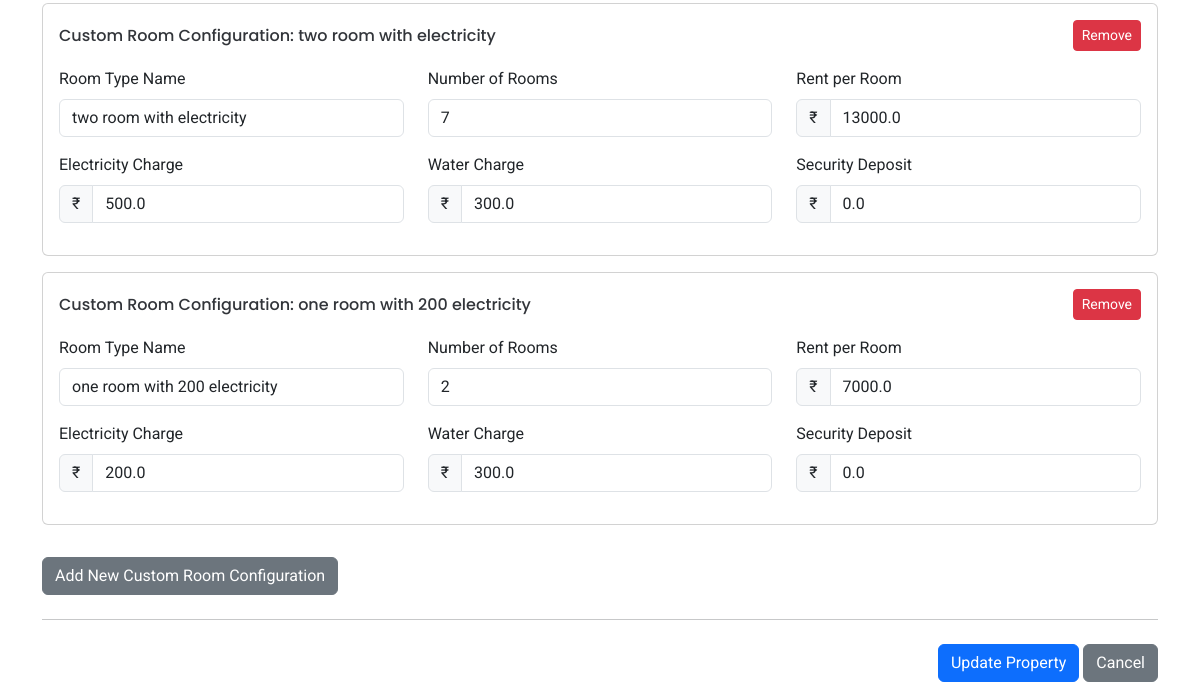
/edit-property/14 (signed in, lower part), run on an earlier commit of the app's database.
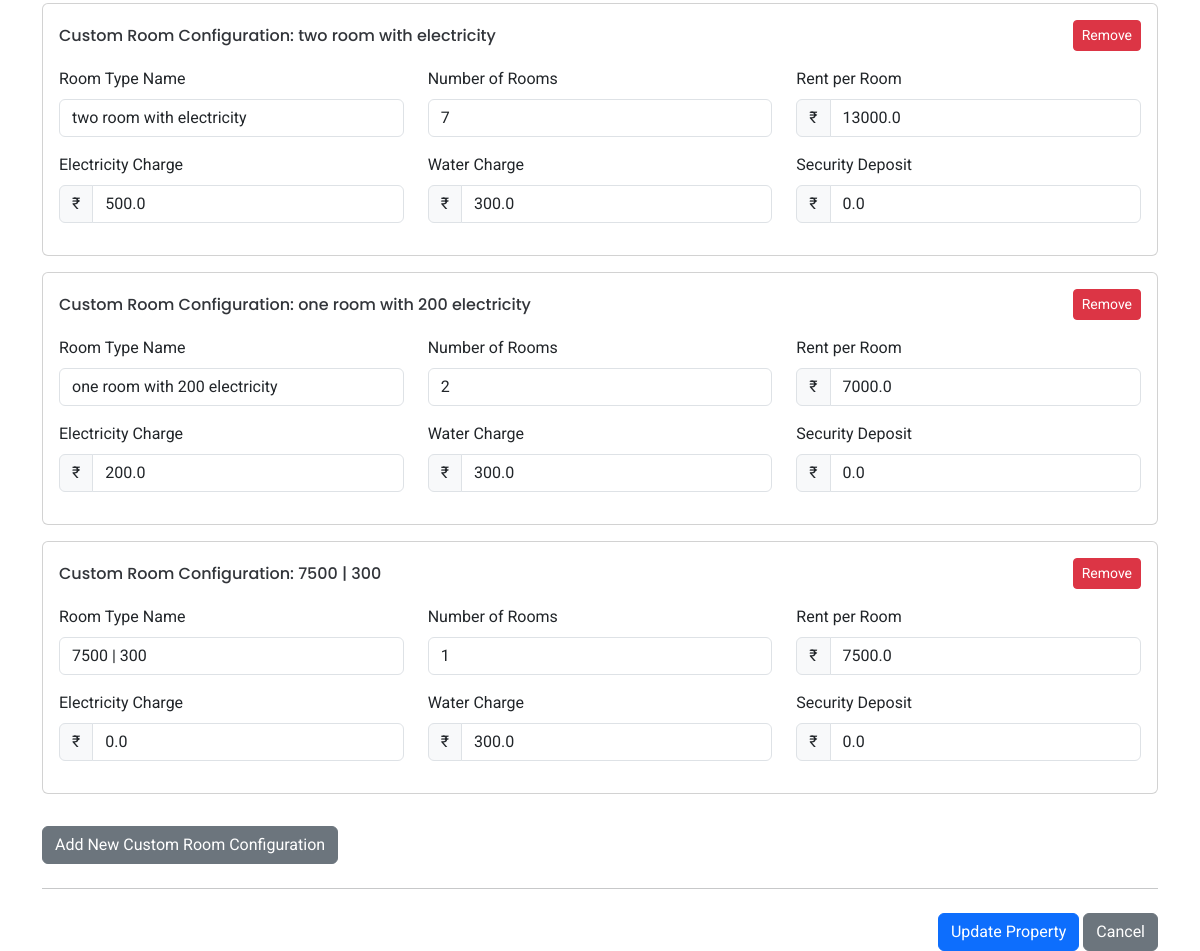
And on a later commit of the database.
### tables this page shows
CREATE TABLE room_configurations
                 (id INTEGER PRIMARY KEY AUTOINCREMENT,
                  property_id INTEGER NOT NULL,
                  room_type TEXT NOT NULL,
                  room_count INTEGER NOT NULL,
                  rent REAL NOT NULL,
                  electricity_charge REAL NOT NULL,
                  water_charge REAL NOT NULL,
                  security_deposit REAL NOT NULL,
                  FOREIGN KEY (property_id) REFERENCES properties (id));

### app/routes.py (the view, shortened to what this page needs)
@app.route('/edit-property/<int:property_id>', methods=['GET', 'POST'])
def edit_property(property_id):
    if 'user_id' not in session:
        flash('Please login to access this page', 'warning')
        return redirect(url_for('login'))
    conn = get_db()
    c = conn.cursor()
    property_data = c.execute('''
        SELECT * FROM properties
        WHERE id = ? AND user_id = ?
    ''', (property_id, session['user_id'])).fetchone()
    if not property_data:
        conn.close()
        flash('Property not found', 'danger')
        return redirect(url_for('my_properties'))
    room_configs = c.execute('''
        SELECT id, room_type, room_count, rent, electricity_charge, water_charge, security_deposit
        FROM room_configurations
        WHERE property_id = ?
    ''', (property_id,)).fetchall()
    room_data = {}
    all_room_configs_list = [] # Use a list to pass all configurations
    for room in room_configs:
        if room['room_type'] in ['one_room', 'two_room']:
             room_data[room['room_type']] = {
                'id': room['id'], # Include ID for updates
                'room_count': room['room_count'],
                'rent': room['rent'],
                'electricity_charge': room['electricity_charge'],
                'water_charge': room['water_charge'],
                'security_deposit': room['security_deposit']
             }
        all_room_configs_list.append(dict(room)) # Convert Row to dict for consistency
    conn.close()
    return render_template('edit_property.html',
                         property=property_data,
                         room_data=room_data, # For default configs
                         room_configs=all_room_configs_list) # For iterating through all in template

### app/routes.py (called while the page is built)
def get_db():
    conn = sqlite3.connect('rentease.db')
    conn.row_factory = sqlite3.Row
    return conn

### app/templates/edit_property.html (shortened to what the changed rows need)
<!DOCTYPE html>
<html lang="en">
<head>
  <link href="{{ url_for('static', filename='assets/vendor/bootstrap/css/bootstrap.min.css') }}" rel="stylesheet">
  <link href="{{ url_for('static', filename='assets/vendor/bootstrap-icons/bootstrap-icons.css') }}" rel="stylesheet">
  <link href="{{ url_for('static', filename='assets/vendor/aos/aos.css') }}" rel="stylesheet">
  <link href="{{ url_for('static', filename='assets/vendor/glightbox/css/glightbox.min.css') }}" rel="stylesheet">
  <link href="{{ url_for('static', filename='assets/vendor/swiper/swiper-bundle.min.css') }}" rel="stylesheet">
  <link href="{{ url_for('static', filename='assets/css/main.css') }}" rel="stylesheet">
</head>
<body class="index-page">
  <main class="main" style="margin-top: 100px;">
    <div class="container mt-5">
      <form method="POST">
        <div id="custom-room-configurations">
            {% for room_config in room_configs %}
                {% if room_config.room_type != 'one_room' and room_config.room_type != 'two_room' %}
                    <div class="card mb-3 custom-room-config-block" data-config-id="{{ room_config.id }}">
                      <div class="card-body">
                        <div class="d-flex justify-content-between align-items-center mb-3">
                          <h6 class="mb-0">Custom Room Configuration: {{ room_config.room_type }}</h6>
                          <button type="button" class="btn btn-sm btn-danger remove-custom-config">Remove</button>
                        </div>
                        <div class="row">
                          <div class="col-md-4">
                            <div class="mb-3">
                              <label for="existing_custom_room_type_{{ loop.index0 }}" class="form-label">Room Type Name</label>
                              <input type="text" class="form-control" id="existing_custom_room_type_{{ loop.index0 }}" name="existing_custom_configs[{{ loop.index0 }}][room_type]" value="{{ room_config.room_type }}" required>
                            </div>
                          </div>
                          <div class="col-md-4">
                            <div class="mb-3">
                              <label for="existing_custom_room_count_{{ loop.index0 }}" class="form-label">Number of Rooms</label>
                              <input type="number" class="form-control" id="existing_custom_room_count_{{ loop.index0 }}" name="existing_custom_configs[{{ loop.index0 }}][room_count]" min="0" value="{{ room_config.room_count }}" required>
                            </div>
                          </div>
                          <div class="col-md-4">
                            <div class="mb-3">
                              <label for="existing_custom_room_rent_{{ loop.index0 }}" class="form-label">Rent per Room</label>
                              <div class="input-group">
                                <span class="input-group-text">₹</span>
                                <input type="number" class="form-control" id="existing_custom_room_rent_{{ loop.index0 }}" name="existing_custom_configs[{{ loop.index0 }}][rent]" min="0" value="{{ room_config.rent }}" required>
                              </div>
                            </div>
                          </div>
                          <div class="col-md-4">
                            <div class="mb-3">
                              <label for="existing_custom_room_electricity_{{ loop.index0 }}" class="form-label">Electricity Charge</label>
                              <div class="input-group">
                                <span class="input-group-text">₹</span>
                                <input type="number" class="form-control" id="existing_custom_room_electricity_{{ loop.index0 }}" name="existing_custom_configs[{{ loop.index0 }}][electricity_charge]" min="0" value="{{ room_config.electricity_charge }}" required>
                              </div>
                            </div>
                          </div>
                          <div class="col-md-4">
                            <div class="mb-3">
                              <label for="existing_custom_room_water_{{ loop.index0 }}" class="form-label">Water Charge</label>
                              <div class="input-group">
                                <span class="input-group-text">₹</span>
                                <input type="number" class="form-control" id="existing_custom_room_water_{{ loop.index0 }}" name="existing_custom_configs[{{ loop.index0 }}][water_charge]" min="0" value="{{ room_config.water_charge }}" required>
                              </div>
                            </div>
                          </div>
                          <div class="col-md-4">
                            <div class="mb-3">
                              <label for="existing_custom_room_security_{{ loop.index0 }}" class="form-label">Security Deposit</label>
                              <div class="input-group">
                                <span class="input-group-text">₹</span>
                                <input type="number" class="form-control" id="existing_custom_room_security_{{ loop.index0 }}" name="existing_custom_configs[{{ loop.index0 }}][security_deposit]" min="0" value="{{ room_config.security_deposit }}" required>
                              </div>
                            </div>
                          </div>
                        </div>
                      </div>
                    </div>
                {% endif %}
            {% endfor %}
          </div>
        </form>
      </div>
  </main>
</body>
</html>

What changed in the data, as far as the page shows it:
added room_configurations: room_type "7500 | 300", room_count "1", rent "7500.0", electricity_charge "0.0", water_charge "300.0", security_deposit "0.0"
